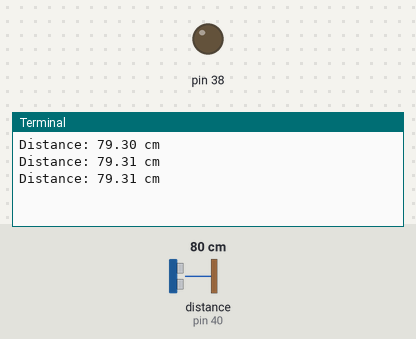
The program below on a simulated Raspberry Pi (header pin numbers). Parts: output pins drawn as LEDs (lit = HIGH), the last lines printed to the terminal. The test bench sets the inputs (shaded band); at power-on: distance to the obstacle (sensor on pin 40) 80 cm. The echo pulse lasts 58.3 µs per cm; the clock reads 2024-03-15 10:24:30 at power-on unless the program sets it; pins used as bus, display or sensor lines are not drawn.

Above: at 3.2 s.
3.3 s: distance to the obstacle (sensor on pin 40) set to 2 cm
At 3.9 s:
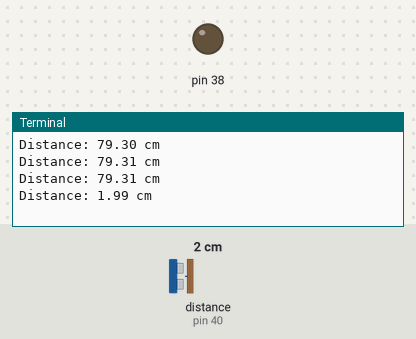
4.8 s: distance to the obstacle (sensor on pin 40) set to 4 cm
At 5.4 s:
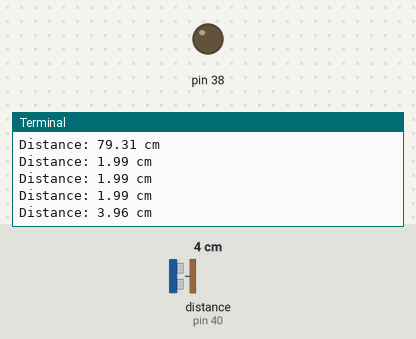
Timing chart, 0 to 7.8 s (numbered marks = the images above; inputs shaded):
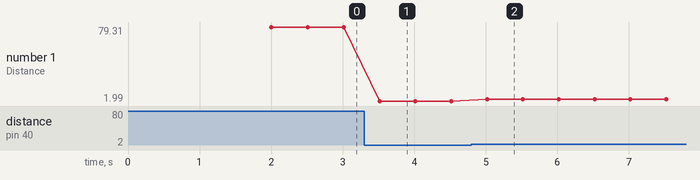

Measured:
- after the input at 3.3 s, the terminal: prints a new line after 0.22 s (image 1)
- after the input at 4.8 s, the terminal: prints a new line after 0.22 s (image 2)
- plotted number 1: 79.31 → 1.99 after the input at 3.3 s, 1.99 → 3.96 after the input at 4.8 s

The program:

ultrasonic.py
```python
#! /usr/bin/python
# -*- coding:utf-8 -*-
#±¾´úÂëÊµÏÖµÄÊÇÊ÷Ý®ÅÉÀûÓÃ³¬Éù²¨Ä£¿é²â¾à
#Ê¹ÓÃ³¬Éù²¨²â¾àÄ£¿éÊ±,VCC½ÓÊ÷Ý®ÅÉµÄ5V,GND½ÓÊ÷Ý®ÅÉGND¡£trig½ÓÊ÷Ý®ÅÉ38£¬echo½ÓÊ÷Ý®ÅÉ40.
#GPIO±àÂë·½Ê½ÎªBOARD£¡£¡£¡
import RPi.GPIO as GPIO
import time

def checkdist():

        #·¢³ö´¥·¢ÐÅºÅ
        GPIO.output(38,GPIO.HIGH)
        #±£³Ö10usÒÔÉÏ£¨ÎÒÑ¡Ôñ15us£©
        time.sleep(0.000015)
        GPIO.output(38,GPIO.LOW)
        while not GPIO.input(40):
                pass
        #·¢ÏÖ¸ßµçÆ½Ê±¿ªÊ±¼ÆÊ±
        t1 = time.time()
        while GPIO.input(40):
                pass
        #¸ßµçÆ½½áÊøÍ£Ö¹¼ÆÊ±
        t2 = time.time()
        #·µ»Ø¾àÀë£¬µ¥Î»ÎªÀåÃ×
        return (t2-t1)*34000/2
GPIO.setmode(GPIO.BOARD)

GPIO.setup(38,GPIO.OUT,initial=GPIO.LOW)

GPIO.setup(40,GPIO.IN)

time.sleep(2)
try:
        while True:
                print 'Distance: %0.2f cm' %checkdist()
                time.sleep(0.5)
except KeyboardInterrupt:
        GPIO.cleanup()
```
